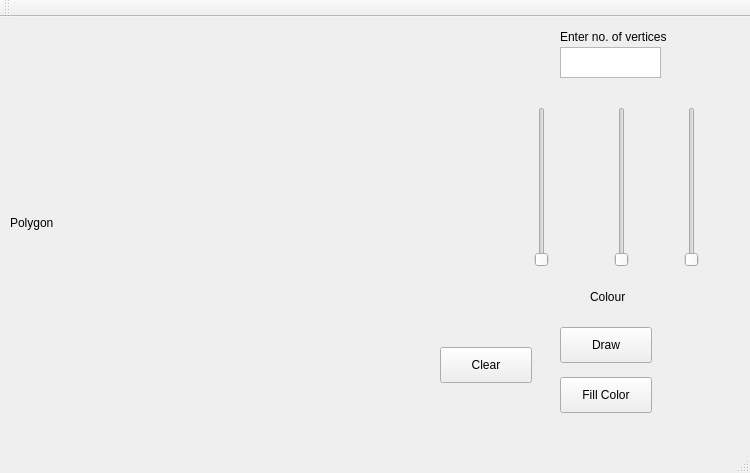
<?xml version="1.0" encoding="UTF-8"?>
<ui version="4.0">
 <class>MainWindow</class>
 <widget class="QMainWindow" name="MainWindow">
  <property name="geometry">
   <rect>
    <x>0</x>
    <y>0</y>
    <width>750</width>
    <height>473</height>
   </rect>
  </property>
  <property name="windowTitle">
   <string>MainWindow</string>
  </property>
  <widget class="QWidget" name="centralWidget">
   <widget class="QLabel" name="label">
    <property name="geometry">
     <rect>
      <x>560</x>
      <y>10</y>
      <width>131</width>
      <height>20</height>
     </rect>
    </property>
    <property name="text">
     <string>Enter no. of vertices</string>
    </property>
   </widget>
   <widget class="QTextEdit" name="textEdit">
    <property name="geometry">
     <rect>
      <x>560</x>
      <y>30</y>
      <width>101</width>
      <height>31</height>
     </rect>
    </property>
   </widget>
   <widget class="QPushButton" name="pushButton_2">
    <property name="geometry">
     <rect>
      <x>560</x>
      <y>310</y>
      <width>92</width>
      <height>36</height>
     </rect>
    </property>
    <property name="text">
     <string>Draw</string>
    </property>
   </widget>
   <widget class="QLabel" name="label_2">
    <property name="geometry">
     <rect>
      <x>10</x>
      <y>0</y>
      <width>511</width>
      <height>411</height>
     </rect>
    </property>
    <property name="text">
     <string>Polygon</string>
    </property>
   </widget>
   <widget class="QSlider" name="verticalSlider">
    <property name="geometry">
     <rect>
      <x>530</x>
      <y>90</y>
      <width>24</width>
      <height>160</height>
     </rect>
    </property>
    <property name="orientation">
     <enum>Qt::Vertical</enum>
    </property>
   </widget>
   <widget class="QSlider" name="verticalSlider_2">
    <property name="geometry">
     <rect>
      <x>610</x>
      <y>90</y>
      <width>24</width>
      <height>160</height>
     </rect>
    </property>
    <property name="orientation">
     <enum>Qt::Vertical</enum>
    </property>
   </widget>
   <widget class="QSlider" name="verticalSlider_3">
    <property name="geometry">
     <rect>
      <x>680</x>
      <y>90</y>
      <width>24</width>
      <height>160</height>
     </rect>
    </property>
    <property name="orientation">
     <enum>Qt::Vertical</enum>
    </property>
   </widget>
   <widget class="QLabel" name="label_3">
    <property name="geometry">
     <rect>
      <x>590</x>
      <y>270</y>
      <width>63</width>
      <height>20</height>
     </rect>
    </property>
    <property name="text">
     <string>Colour</string>
    </property>
   </widget>
   <widget class="QPushButton" name="pushButton">
    <property name="geometry">
     <rect>
      <x>560</x>
      <y>360</y>
      <width>92</width>
      <height>36</height>
     </rect>
    </property>
    <property name="text">
     <string>Fill Color</string>
    </property>
   </widget>
   <widget class="QPushButton" name="pushButton_3">
    <property name="geometry">
     <rect>
      <x>440</x>
      <y>330</y>
      <width>92</width>
      <height>36</height>
     </rect>
    </property>
    <property name="text">
     <string>Clear</string>
    </property>
   </widget>
  </widget>
  <widget class="QMenuBar" name="menuBar">
   <property name="geometry">
    <rect>
     <x>0</x>
     <y>0</y>
     <width>750</width>
     <height>28</height>
    </rect>
   </property>
  </widget>
  <widget class="QToolBar" name="mainToolBar">
   <attribute name="toolBarArea">
    <enum>TopToolBarArea</enum>
   </attribute>
   <attribute name="toolBarBreak">
    <bool>false</bool>
   </attribute>
  </widget>
  <widget class="QStatusBar" name="statusBar"/>
 </widget>
 <layoutdefault spacing="6" margin="11"/>
 <resources/>
 <connections/>
</ui>
